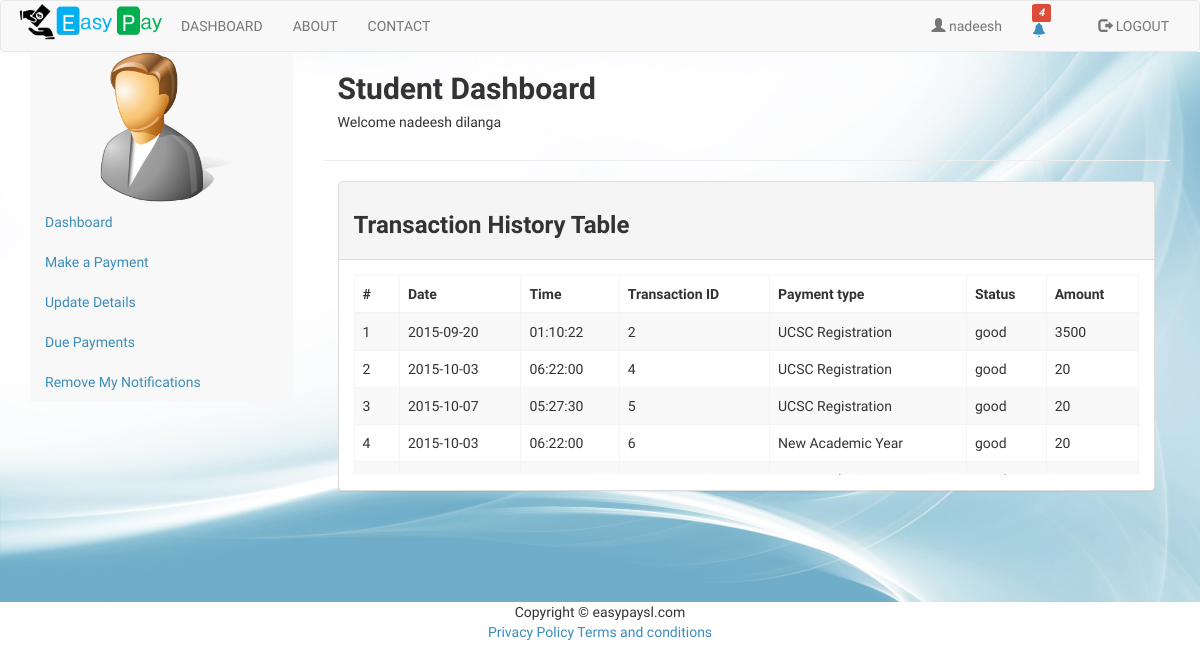
The page /dashboard_student.php (signed in) on the database as committed earlier.
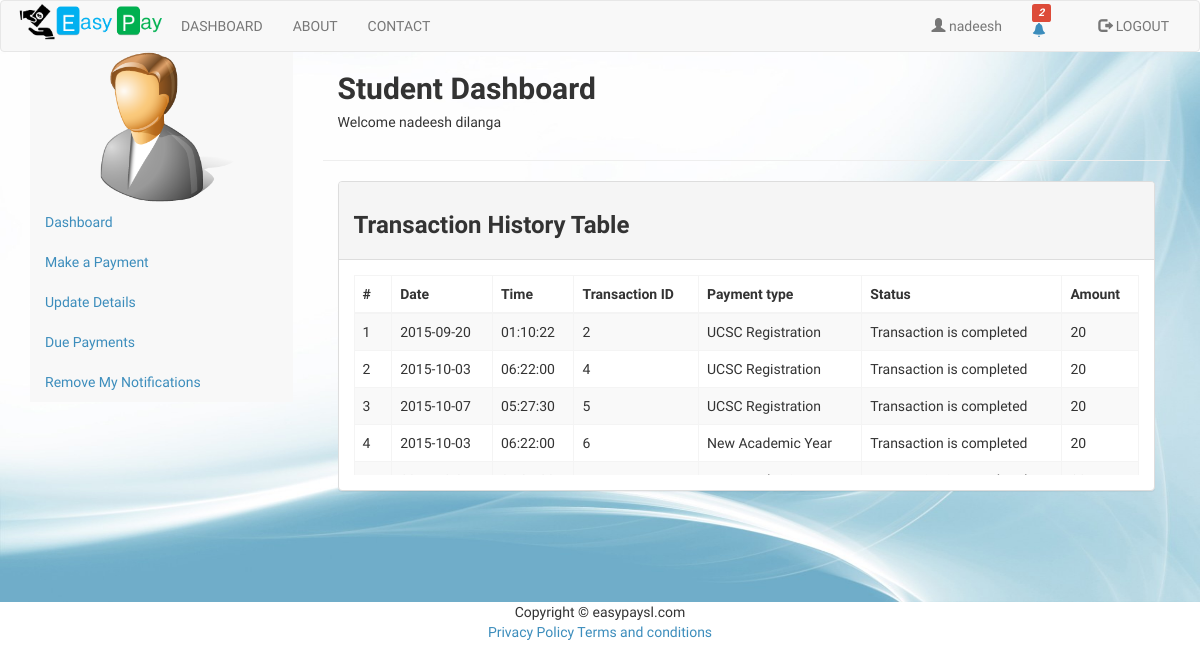
The same page on the database as committed later.
### tables this page shows
CREATE TABLE `transaction` (
  `transactionID` int(10) NOT NULL,
  `payeeID` int(5) NOT NULL,
  `payerID` int(5) NOT NULL,
  `date` date NOT NULL,
  `time` time NOT NULL,
  `statusCode` int(2) NOT NULL,
  `walletRefID` int(20) NOT NULL,
  `statusDescription` varchar(200) NOT NULL,
  `amount` double NOT NULL
);

### classes/Config.php (called while the page is built)
<?php
class Config{
    public static function get($path = null){
        if($path){
            $config = $GLOBALS['config'];
            $path = explode('/', $path);
            foreach($path as $bit){
                 if(isset($config[$bit])){
                     $config = $config[$bit];
                 }
            }
            return $config;
        }
        return false;
    }
}
?>

### classes/DB.php (called while the page is built, shortened)
<?php
class DB{
    private static $_instance = null;
    private $_pdo_easypay,
        $_pdo_academic,
        $_query,
        $_error = false,
        $_results,
        $_count = 0;
    private function __construct() {
        try {
            $this->_pdo_easypay = new PDO('mysql:host=' . Config::get('mysql/host') . ';dbname=' . Config::get('mysql/db'), Config::get('mysql/username'), Config::get('mysql/password'));
        } catch (PDOException $e) {
            die($e->getMessage());
        }
    }
    public static function getInstance() {
        if (!isset(self::$_instance)) {
            self::$_instance = new DB();
        }
        return self::$_instance;
    }
    public function query($sql, $parms = array()){
        $this->_error = false;
        if ($this->_query = $this->_pdo_easypay->prepare($sql)) {
            $x = 1;
            if (count($parms)) {
                foreach ($parms as $param) {
                    $this->_query->bindValue($x, $param);
                    $x++;
                }
            }
            if ($this->_query->execute()) {
                $this->_results = $this->_query->fetchAll(PDO::FETCH_OBJ);
                $this->_count = $this->_query->rowCount();
            } else {
                $this->_error = true;
            }
        }
        return $this;
    }
    public function action($action, $table, $where = array()) {
        if (count($where) === 3) {
            $operators = array('=', '>', '<', '>=', '<=', 'LIKE', 'NOT LIKE');
            $field      = $where[0];
            $operator   = $where[1];
            $value      = $where[2];
            if (in_array($operator, $operators)) {
                $sql = "{$action} FROM {$table} WHERE {$field} {$operator} ? ";
                if (!$this->query($sql, array($value))->error()) {
                    return $this;
                }
            }
        }
        return false;
    }
    public function get($table, $where)
    {
        return $this->action('SELECT * ', $table, $where);
    }
    public function results(){
        return $this->_results;
    }
    public function first(){
        return $this->results()[0];
    }
    public function error(){
        return $this->_error;
    }
    public  function count(){
        return $this->_count;
    }
}
?>

### classes/User.php (called while the page is built, shortened)
<?php
class user{
    private $_db,
            $_data,
            $_sessionName,
            $_cookieName,
            $_isLoggedIn;
    public function __construct($user = null) {
        $this->_db = DB::getInstance();
        $this->_sessionName = Config::get('session/session_name');
        if(!$user){
            if(Session::exists($this->_sessionName)){
                $user = Session::get($this->_sessionName);
                if($this->find($user)){
                    $this->_isLoggedIn = true;
                } else {
                }
            }
        } else {
            $this->find($user);
        }
    }
    public function find($user = null){
        if($user){
            $field = (is_numeric($user)) ? 'id' : 'username';
            $data = $this->_db->get('users', array($field, '=', $user));
            if($data->count()){
                return true;
            }
        }
        return false;
    }
    public function isLoggedIn(){
        return $this->_isLoggedIn;
    }
}
?>

### classes/Session.php (called while the page is built, shortened)
<?php
class Session{
    public static function exists($name){
        return (isset($_SESSION[$name])) ? true : false;
    }
    public static function get($name){
        return $_SESSION[$name];
    }
}
?>

### dashboard_student.php (the view, shortened to what the changed rows need)
<!DOCTYPE html>
<html lang="en">
<head>
    <?php include 'headerScript.php'?>
</head>
<body>
<div id="wrapper">
    <?php
    include "header.php";
    ?>
</div>
<div class="backgroundImg container-fluid">
<div class="container col-sm-9 " id="page-wrapper" >
    <div class="row">
        <div class="col-sm-12">
            <div class="col-sm-8">
                <h2><strong>Student Dashboard</strong></h2>
            </div>
            <br>
        </div>
    </div>
    <div class="col-sm-12">
        <div class="panel panel-default">
            <div class="panel-body">
                <div class="table-responsive pre-scrollable" style="max-height:200px;">
                    <table class="table table-striped table-bordered table-hover">
                        <?php
                        $user_id = $_SESSION['userid'];
                        $transaction = DB::getInstance()->get('transaction',array('payerID','=',$user_id));
                        if(!$transaction->count()){
                            echo '<div class="text text-info"><strong>No transactions</strong></div>';
                        }else{
                        ?>
                        <thead>
                        <tr>
                            <th>#</th>
                            <th>Date</th>
                            <th>Time</th>
                            <th>Transaction ID</th>
                            <th>Payment type</th>
                            <th>Status</th>
                            <th>Amount</th>
                        </tr>
                        </thead>
                        <tbody>
                        <?php
                            $counter = 0;
                            foreach($transaction->results() as $t){
                                $p1 = DB::getInstance()->get('ucsc_registration',array('transactionID','=',$t->transactionID))->count();
                                $p2 = DB::getInstance()->get('new_academic_year',array('transactionID','=',$t->transactionID))->count();
                                $p3 = DB::getInstance()->get('repeat_exam',array('transactionID','=',$t->transactionID))->count();
                                if($p1>0){
                                    $paymentType = 'UCSC Registration';
                                }elseif($p2>0){
                                    $paymentType = 'New Academic Year';
                                }elseif($p3>0){
                                    $paymentType = 'Repeat Exam';
                                }else{
                                    $paymentType = 'Other';
                                }
                                $counter+=1;
                                echo"<tr>";
                                echo "<td>".$counter."</td>";
                                echo "<td>".$t->date."</td>";
                                echo "<td>".$t->time."</td>";
                                echo "<td>".$t->transactionID."</td>";
                                echo "<td>".$paymentType."</td>";
                                echo "<td>".$t->statusDescription."</td>";
                                echo "<td>".$t->amount."</td>";
                                echo "</tr>";
                            }
                        }
                        ?>
                        </tbody>
                    </table>
                </div>
            </div>
        </div>
    </div>
</div>
</div>
</body>
</html>

### header.php (shortened to what the changed rows need)
<?php
$user = new user();
?>
<div id="navbars">
    <nav class="navbar navbar-default" style="margin: 0px;">
        <div class="container-fluid">
            <div class="collapse navbar-collapse"  id="navbar-1" >
                    <?php
                    if(!$user->isLoggedIn()){
                        ?>
                        <li>
                            <a href="login.php">LOGIN</a>
                        </li>
                        <li>
                            <a href="register.php">REGISTER</a>
                        </li>
                        <li>
                            <a href="about.php">ABOUT</a>
                        </li>
                        <li>
                            <a href="contact.php">CONTACT</a>
                        </li>
                    <?php
                    }else{
                            ?>
            <?php
            $user = new user();
            $user_id = $user->data()->id;
            $userNotificationDet = DB::getInstance();
            $userNotificationDet->query('SELECT * FROM notification n, user_notification un WHERE un.uID = ? and n.nID = un.nID ORDER BY n.nID DESC',array($user_id));
            $count1 = $userNotificationDet->count();
            $userRepeatExamNotifDet = DB::getInstance();
            $userRepeatExamNotifDet->query('SELECT * FROM repeatExam_notification WHERE uID = ?',array($user_id));
            $count2 = $userRepeatExamNotifDet->count();
            $count = $count1 + $count2;
            ?>
                <ul class="nav navbar-nav navbar-right" title="Notifications">
                    <div class="col-sm-2">
                        <li>
                            <a id="dLabel" role="button" data-toggle="dropdown" data-target="#" href="/page.html">
                                <?php
                                if($count>0){
                                    ?>
                                    <i class="label label-danger col-sm-offset-5"><?php echo $count;?></i>
                                <?php
                                }else{
                                    ?>
                                    <i class="label label-info col-sm-offset-5"><?php echo $count;?></i>
                                <?php
                                }
                                ?>
                        <span class="glyphicon glyphicon-bell">
                        </span>
                            </a>
                        </li>
                    </div>
                </ul>
            <?php
            }
            ?>
            </div>
        </div>
    </nav>
</div>

Rows that differ between the two databases and show on the page:
changed transaction id 2: statusDescription "good" → "Transaction is completed"; amount "3500" → "20"
changed transaction id 4: statusDescription "good" → "Transaction is completed"
changed transaction id 5: statusDescription "good" → "Transaction is completed"
changed transaction id 6: statusDescription "good" → "Transaction is completed"
Other text that changed with them:
$count: "4" → "2"
